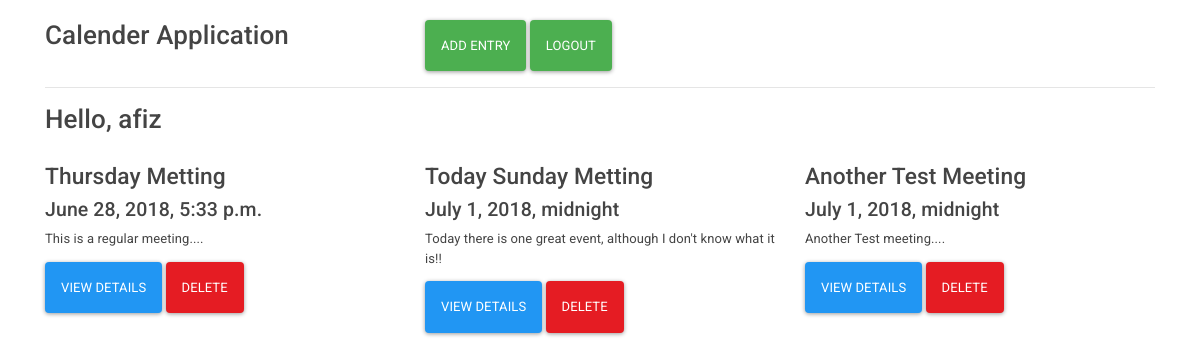
/calender (signed in), run on the app's committed database.
### myapp/models.py (models this page shows, shortened)
class Entry(models.Model):
    name = models.CharField(max_length=100)
    author = models.ForeignKey(User, on_delete=models.CASCADE)
    date = models.DateTimeField()
    description = models.CharField(max_length=1000)
    created = models.DateTimeField(auto_now_add=True)

### myapp/views.py (the view)
# urls.py: path('calender', views.calender, name='calender'),
@login_required
def calender(request):
    entries = Entry.objects.filter(author=request.user)
    return render(request, 'myapp/calender.html', {'entries': entries})

### myapp/templates/myapp/calender.html
{% extends 'myapp/base.html' %}
{% block content %}
<div class="container">
  <br />
  <div class="row">
    <div class="col-lg-4">
      <h2>Calender Application</h2>
    </div>
    <div class="col-lg-8">
      <a class="btn btn-success" href="{% url 'add' %}" >Add Entry</a>
      {% if request.user.is_authenticated %}
      <a class="btn btn-success" href="{% url 'logout' %}" >Logout</a>
      {% endif %}
    </div>
  </div>
<hr />
<div class="row">
  <div class="col-lg-4">
    {% if request.user.is_authenticated %}
    <h2><span>Hello, {{request.user.username}}</span></h2>
    {% endif %}
  </div>
</div>
  <div class="row">
  {% for entry in entries %}
  {% include 'myapp/_calender_entry.html'%}
  {% endfor %}
  </div>
</div>
{% endblock%}

### myapp/templates/myapp/base.html (shortened to what this page needs)
<!DOCTYPE html>
<html>
{% load static%}
<link rel='stylesheet' href="{% static 'myapp/css/bootstrap.css' %}" />
<body>
{% block content%}
{% endblock%}
</body>
</html>

### myapp/templates/myapp/_calender_entry.html
<div class="calender_entry col-lg-4">
  <br />
  <h3>{{ entry.name}}</h3>
  <h4>{{ entry.date}}</h4>
  <p>
    {{entry.description}}
  </p>
  <button onclick="window.location='{% url 'details' entry.id %}'"class="btn btn-primary">View Details</button>
  <button data-id="{{ entry.id }}" onclick="deleteCalendarEntry(this)"class="btn btn-danger">Delete</button>
</div>

### data on the page
Entry: name "Thursday Metting", date "June 28, 2018, 5:33 p.m.", description "This is a regular meeting...."
Entry: name "Today Sunday Metting", date "July 1, 2018, midnight", description "Today there is one great event, although I don't know what it is!!"
Entry: name "Another Test Meeting", date "July 1, 2018, midnight", description "Another Test meeting...."

### other printed values
{{ request.user.username }} "afiz"
